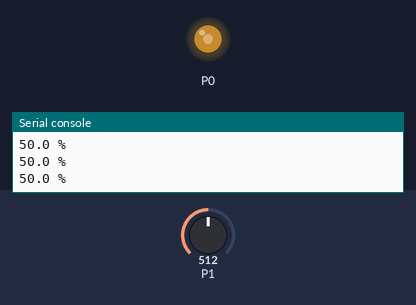
Bench run of a program on a simulated BBC micro:bit running MicroPython. On the bench: output pins drawn as LEDs (lit = HIGH), the last lines printed to the serial console. The inputs (shaded band) are chosen by the test bench; at power-on: P1 = 512 (analog values on the 0–1023 scale).

Above: at 1.2 s.
1.3 s: P1 set to 716
At 2.8 s:
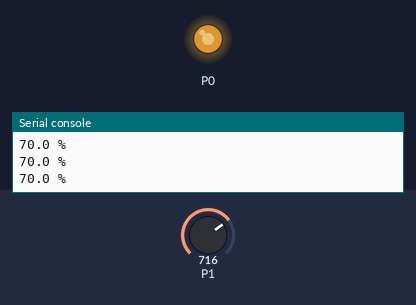
3.1 s: P1 set to 900
At 4.4 s:
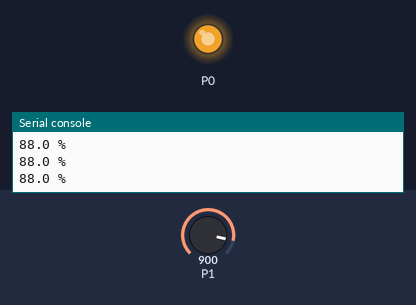
4.9 s: P1 set to 122
At 5.9 s:
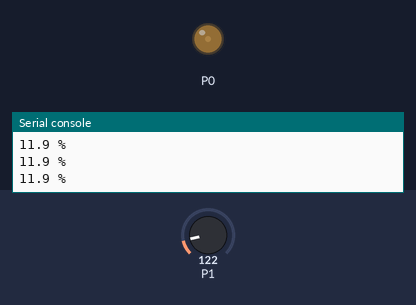
Timing chart, 0 to 7.9 s (numbered marks = the images above; inputs shaded):
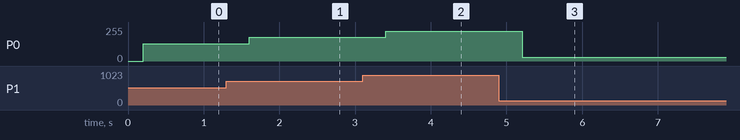

Measured:
- after the input at 1.3 s, P0: 128/255 → 178/255 after 0.30 s
- after the input at 3.1 s, P0: 178/255 → 224/255 after 0.31 s
- after the input at 4.9 s, P0: 224/255 → 30/255 after 0.31 s

The program:

07-entrees-sorties-analogiques.py
```python
# Lecture des valeurs d'un potentiometre
import microbit as m

while True:
    lecture = m.pin1.read_analog() # valeur entre 0 et 1023 où 0 = 0V et 1023 =3.3V
    m.sleep(200)
    pourcentage = lecture/1023*100
    pourcentage = round(pourcentage, 1)
    print(str(pourcentage)+" %")
    m.pin0.write_analog(lecture)
```
